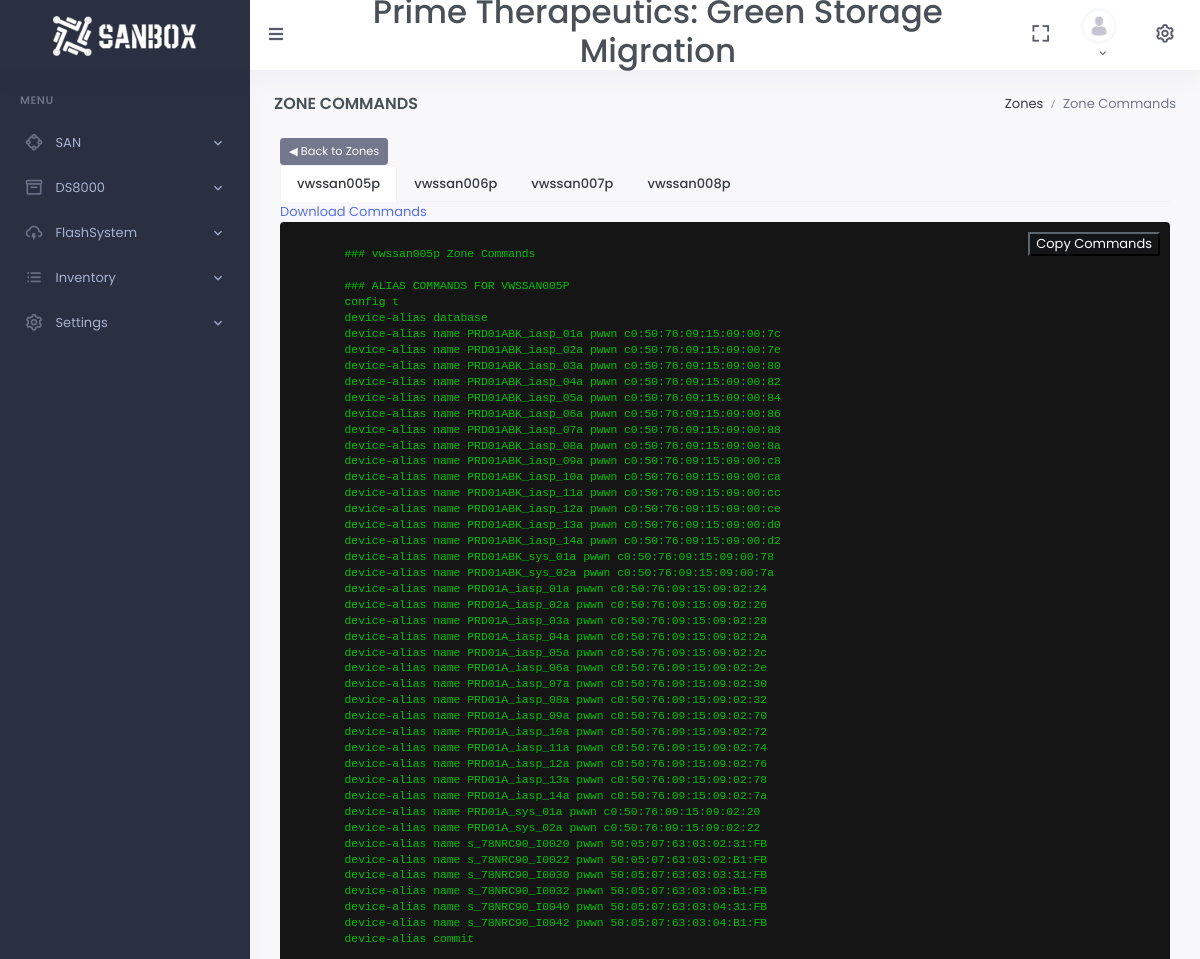
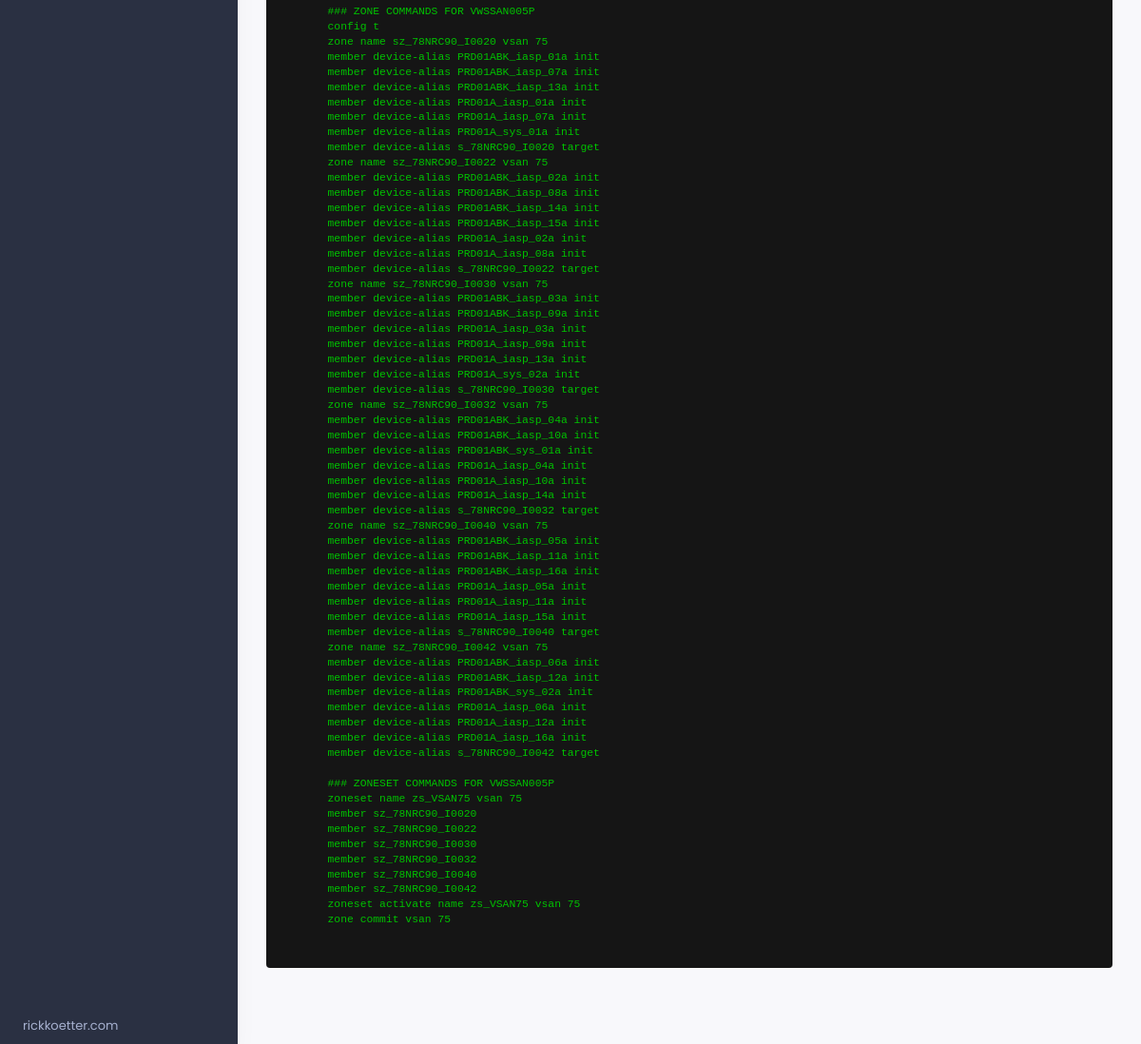
The app's page /create-zones/ with its own data (2 pictures, top to bottom).
### san_app/models.py (models this page shows, shortened)
class Fabric(models.Model):
    project = models.ForeignKey(Project, related_name='fabrics', on_delete=models.CASCADE)
    name = models.CharField(max_length=64)
    zoneset_name = models.CharField(max_length=200)
    vsan = models.IntegerField(blank=True, null=True)
    exists = models.BooleanField(default=False)
    class Meta:
        unique_together = ['project', 'name']

### san_app/views.py (the view)
# urls.py: path('create-zones/', views.create_zones, name='create_zones'),
def create_zones(request):
    zone_command_dict = create_zone_command_dict()
    context = {
        'zone_command_dict': zone_command_dict,
        'heading': 'Zone Commands',
        'pageview': 'Zones'
        }
    return render(request, 'create_zones.html', context)

### san_app/context_processors.py (called while the page is built)
def active_customer(request):
    config = Config.objects.select_related('project').first()
    return {'active_project': config.project if config else None}

### san_app/views.py (called while the page is built)
def merge_dicts(*dicts):
    merged_dict = {}
    for d in dicts:
        for key, value in d.items():
            if key in merged_dict:
                merged_dict[key].extend(value)
            else:
                merged_dict[key] = value
    return merged_dict

### san_app/templates/create_zones.html (shortened to what this page needs)
<!DOCTYPE html>
{% extends "partials/base.html" %}
{% load static %}
{% block content %}
<div class="container-fluid">
  <div class="row">
    <div class="col">
      <button onclick="location.href='{% url 'zones' %}'" type="button" class="btn btn-secondary btn-sm">&#9664;
        Back to Zones
      </button>
    </div>
  </div>
<ul class="nav nav-tabs">
  {% for fabric in zone_command_dict %}
    <li class="nav-item">
      <a class="nav-link {% if forloop.first %}active{% endif %}" data-toggle="tab" href="#{{ fabric|cut:' ' }}">{{ fabric }}</a>
    </li>
  {% endfor %}
</ul>
<a href="{% url 'download_commands_zip' %}" download>Download Commands</a>
<div class="tab-content">
  {% for key, value in zone_command_dict.items %}
  <div id="{{ key|cut:' ' }}" class="tab-pane fade{% if forloop.first %} show active{% endif %}">
    <div class="code-block">
        <pre><code>
        ### {{ key }} Zone Commands
        {% for command in value %}
        {{ command }}{% endfor %}
        </code></pre>
        <button class="copy-button" onclick="copyCode('{{ key|cut:' ' }}')">Copy Commands</button>
    </div>
  </div>
  {% endfor %}
</div>
{% endblock %}

### san_app/static/css/main.css (style rules this page uses)
html, body { height: 100%; margin: 0; padding: 0; }
ul { list-style-type: none; padding: 0; }
.code-block { position: relative; background-color: #151515; padding: 10px; border-radius: 4px; margin-bottom: 20px; line-height: 1.4; }
code { color: #00C200 !important; }
.copy-button { background-color: #131516; border-color: #131516; color: #fff; position: absolute; top: 10px; right: 10px; }
body { font-family: monospace; background-color: #ffffff; color: #000000; text-align: center; margin-top: 50px; }

### records on screen
Fabric: zone_command_dict "vwssan005p", zone_command_dict "vwssan005p"
Fabric: zone_command_dict "vwssan006p"
Fabric: zone_command_dict "vwssan007p"
Fabric: zone_command_dict "vwssan008p"

### other values on screen
{{ heading }} "ZONE COMMANDS"
{{ pageview }} "Zones"
{{ heading }} "Zone Commands"
{{ command }} "### ALIAS COMMANDS FOR VWSSAN005P" "config t" "device-alias database" "device-alias name PRD01ABK_iasp_01a pwwn c0:50:76:09:15:09:00:7c" "device-alias name PRD01ABK_iasp_02a pwwn c0:50:76:09:15:09:00:7e" "device-alias name PRD01ABK_iasp_03a pwwn c0:50:76:09:15:09:00:80" "device-alias name PRD01ABK_iasp_04a pwwn c0:50:76:09:15:09:00:82" "device-alias name PRD01ABK_iasp_05a pwwn c0:50:76:09:15:09:00:84" "device-alias name PRD01ABK_iasp_06a pwwn c0:50:76:09:15:09:00:86" "device-alias name PRD01ABK_iasp_07a pwwn c0:50:76:09:15:09:00:88" "device-alias name PRD01ABK_iasp_08a pwwn c0:50:76:09:15:09:00:8a" "device-alias name PRD01ABK_iasp_09a pwwn c0:50:76:09:15:09:00:c8" "device-alias name PRD01ABK_iasp_10a pwwn c0:50:76:09:15:09:00:ca" "device-alias name PRD01ABK_iasp_11a pwwn c0:50:76:09:15:09:00:cc" "device-alias name PRD01ABK_iasp_12a pwwn c0:50:76:09:15:09:00:ce" "device-alias name PRD01ABK_iasp_13a pwwn c0:50:76:09:15:09:00:d0" "device-alias name PRD01ABK_iasp_14a pwwn c0:50:76:09:15:09:00:d2" "device-alias name PRD01ABK_sys_01a pwwn c0:50:76:09:15:09:00:78" "device-alias name PRD01ABK_sys_02a pwwn c0:50:76:09:15:09:00:7a" "device-alias name PRD01A_iasp_01a pwwn c0:50:76:09:15:09:02:24" "device-alias name PRD01A_iasp_02a pwwn c0:50:76:09:15:09:02:26" "device-alias name PRD01A_iasp_03a pwwn c0:50:76:09:15:09:02:28" "device-alias name PRD01A_iasp_04a pwwn c0:50:76:09:15:09:02:2a" "device-alias name PRD01A_iasp_05a pwwn c0:50:76:09:15:09:02:2c" "device-alias name PRD01A_iasp_06a pwwn c0:50:76:09:15:09:02:2e" "device-alias name PRD01A_iasp_07a pwwn c0:50:76:09:15:09:02:30" "device-alias name PRD01A_iasp_08a pwwn c0:50:76:09:15:09:02:32" "device-alias name PRD01A_iasp_09a pwwn c0:50:76:09:15:09:02:70" "device-alias name PRD01A_iasp_10a pwwn c0:50:76:09:15:09:02:72" "device-alias name PRD01A_iasp_11a pwwn c0:50:76:09:15:09:02:74" "device-alias name PRD01A_iasp_12a pwwn c0:50:76:09:15:09:02:76" "device-alias name PRD01A_iasp_13a pwwn c0:50:76:09:15:09:02:78" "device-alias name PRD01A_iasp_14a pwwn c0:50:76:09:15:09:02:7a" "device-alias name PRD01A_sys_01a pwwn c0:50:76:09:15:09:02:20" "device-alias name PRD01A_sys_02a pwwn c0:50:76:09:15:09:02:22" "device-alias name s_78NRC90_I0020 pwwn 50:05:07:63:03:02:31:FB" "device-alias name s_78NRC90_I0022 pwwn 50:05:07:63:03:02:B1:FB" "device-alias name s_78NRC90_I0030 pwwn 50:05:07:63:03:03:31:FB" "device-alias name s_78NRC90_I0032 pwwn 50:05:07:63:03:03:B1:FB" "device-alias name s_78NRC90_I0040 pwwn 50:05:07:63:03:04:31:FB" "device-alias name s_78NRC90_I0042 pwwn 50:05:07:63:03:04:B1:FB" "device-alias commit" "### ZONE COMMANDS FOR VWSSAN005P" "config t" "zone name sz_78NRC90_I0020 vsan 75" "member device-alias PRD01ABK_iasp_01a init" "member device-alias PRD01ABK_iasp_07a init" "member device-alias PRD01ABK_iasp_13a init" "member device-alias PRD01A_iasp_01a init" "member device-alias PRD01A_iasp_07a init" "member device-alias PRD01A_sys_01a init" "member device-alias s_78NRC90_I0020 target" "zone name sz_78NRC90_I0022 vsan 75" "member device-alias PRD01ABK_iasp_02a init" "member device-alias PRD01ABK_iasp_08a init" "member device-alias PRD01ABK_iasp_14a init" "member device-alias PRD01ABK_iasp_15a init" "member device-alias PRD01A_iasp_02a init" "member device-alias PRD01A_iasp_08a init" "member device-alias s_78NRC90_I0022 target" "zone name sz_78NRC90_I0030 vsan 75" "member device-alias PRD01ABK_iasp_03a init" "member device-alias PRD01ABK_iasp_09a init" "member device-alias PRD01A_iasp_03a init" "member device-alias PRD01A_iasp_09a init" "member device-alias PRD01A_iasp_13a init" "member device-alias PRD01A_sys_02a init" "member device-alias s_78NRC90_I0030 target" "zone name sz_78NRC90_I0032 vsan 75" "member device-alias PRD01ABK_iasp_04a init" "member device-alias PRD01ABK_iasp_10a init" "member device-alias PRD01ABK_sys_01a init" "member device-alias PRD01A_iasp_04a init" "member device-alias PRD01A_iasp_10a init" "member device-alias PRD01A_iasp_14a init" "member device-alias s_78NRC90_I0032 target" "zone name sz_78NRC90_I0040 vsan 75" "member device-alias PRD01ABK_iasp_05a init" "member device-alias PRD01ABK_iasp_11a init" "member device-alias PRD01ABK_iasp_16a init" "member device-alias PRD01A_iasp_05a init" "member device-alias PRD01A_iasp_11a init" "member device-alias PRD01A_iasp_15a init" "member device-alias s_78NRC90_I0040 target" "zone name sz_78NRC90_I0042 vsan 75" "member device-alias PRD01ABK_iasp_06a init" "member device-alias PRD01ABK_iasp_12a init" "member device-alias PRD01ABK_sys_02a init" "member device-alias PRD01A_iasp_06a init" "member device-alias PRD01A_iasp_12a init" "member device-alias PRD01A_iasp_16a init" "member device-alias s_78NRC90_I0042 target" "### ZONESET COMMANDS FOR VWSSAN005P" "zoneset name zs_VSAN75 vsan 75" "member sz_78NRC90_I0020" "member sz_78NRC90_I0022" "member sz_78NRC90_I0030" "member sz_78NRC90_I0032" "member sz_78NRC90_I0040" "member sz_78NRC90_I0042" "zoneset activate name zs_VSAN75 vsan 75" "zone commit vsan 75"
